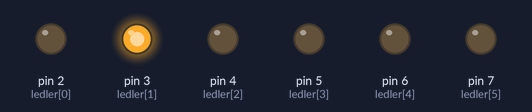
The sketch below on a simulated Arduino Uno, built with avr-gcc and run on an emulated ATmega328P. Parts: output pins drawn as LEDs (lit = HIGH).

Above: at 0.3 s.
At 0.7 s:
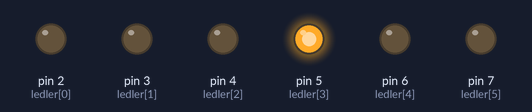
At 1.1 s:
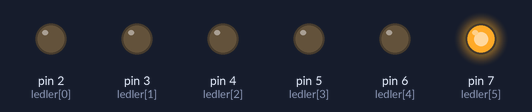
At 2.1 s:
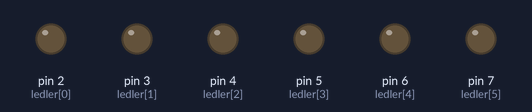
At 3.3 s:
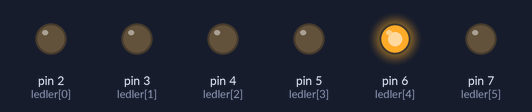
At 4.2 s:
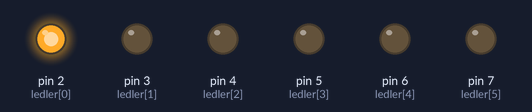
Timing chart, 0 to 5.5 s (numbered marks = the images above):
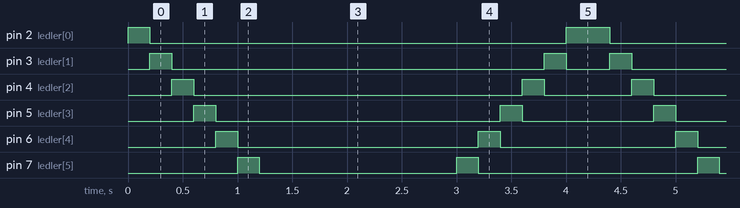

Measured:
- by itself, pin 2 (ledler[0]): repeats every 4.2 s: LOW 3.8 s, HIGH 0.40 s
- by itself, pin 3 (ledler[1]): repeats every 4.2 s: LOW 3.4 s, HIGH 0.20 s, LOW 0.40 s, HIGH 0.20 s
- by itself, pin 4 (ledler[2]): repeats every 4.2 s: LOW 3.0 s, HIGH 0.20 s, LOW 0.80 s, HIGH 0.20 s
- by itself, pin 5 (ledler[3]): repeats every 4.2 s: LOW 2.6 s, HIGH 0.20 s, LOW 1.2 s, HIGH 0.20 s
- by itself, pin 6 (ledler[4]): repeats every 4.2 s: LOW 2.2 s, HIGH 0.20 s, LOW 1.6 s, HIGH 0.20 s
- by itself, pin 7 (ledler[5]): alternates HIGH for 0.20 s and LOW for 1.9 s

The sketch:

SmartDignaosis.ino
```cpp
int ledler[] = {2,3,4,5,6,7,8,9,10};

void setup() {
  // put your setup code here, to run once:
    for(int i=0; i<6; i++){

    pinMode(ledler[i], OUTPUT);
  }
}

void loop() {
  // put your main code here, to run repeatedly:
    for(int i=0; i<10; i++){
    digitalWrite(ledler[i], HIGH);
    delay(200);
    digitalWrite(ledler[i], LOW);
  }

  for(int j=10; j>-1; j--){
    digitalWrite(ledler[j], HIGH);
    delay(200);
    digitalWrite(ledler[j], LOW);
  }
}
```
